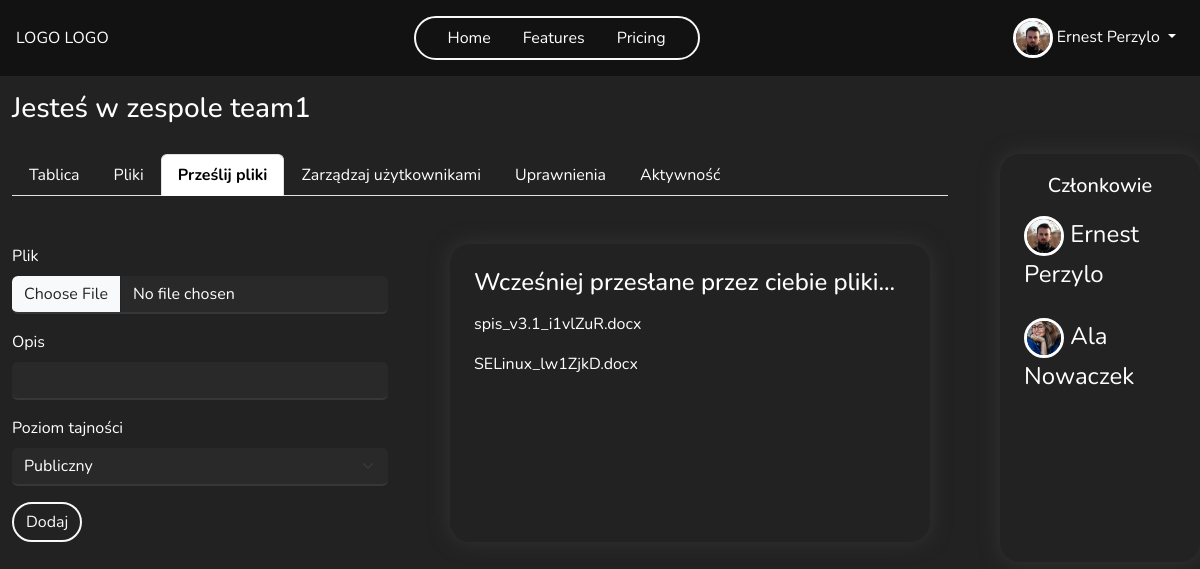
The page /team/5/add_file (signed in) on the database its author committed.
### main/models.py (models this page shows, shortened)
class Profile(models.Model):
    user = models.OneToOneField(User, on_delete=models.CASCADE)
    image = models.ImageField(default='default.jpg', upload_to=UniqueFileName('profile_pics'))
    bio = models.TextField(max_length=500, blank=True, null=True)
    country = CountryField(default = 'PL')
    age = models.PositiveSmallIntegerField(blank=True, null=True)
    phone_number = models.CharField(max_length=20, blank=True, null=True)
    website = models.CharField(max_length=255, blank=True, null=True)

class Team(models.Model):
    name = models.CharField(max_length=255)
    founder = models.ForeignKey(User, on_delete=models.CASCADE, related_name='team_founder')
    members = models.ManyToManyField(User, through='TeamMembership', related_name='team_member', blank=True)
    key = models.OneToOneField(Key, on_delete=models.SET_NULL, null=True, blank=True, related_name='team_key', unique=True)
    def get_members(self):
        return TeamMembership.objects.filter(team=self)
    class Meta:
        permissions = [
            ("add_new_member", "Can add new team memeber"),
            ("delete_member", "Can delete team memeber"),
            ("manage_perms", "Can manage all permission in team"),
            ("view_logs", "Can see team logs")
        ]

class File(models.Model):
    PRIVACY_CHOICES = [
        ('public', 'Publiczny'),
        ('confidencial', 'Poufny'),
        ('secret', 'Tajny')
    ]
    class Meta:
        permissions = [
            ('download_file', 'Can download file'),
            ('view_confidencial', 'Can view confidencial files'),
            ('edit_confidencial', 'Can edit confidencial files'),
            ('download_confidencial', 'Can download confidencial files'),
            ('view_secret', 'Can view secret files'),
            ('edit_secret', 'Can edit secret files'),
            ('download_secret', 'Can download secret files'),
        ]
    description = models.CharField(max_length=255)
    author = models.ForeignKey(User, on_delete=models.CASCADE)
    team = models.ForeignKey(Team, on_delete=models.CASCADE)
    file = models.FileField(upload_to=upload_to_team_folder, storage=gd_storage, validators=[CustomFileExtensionValidator(['pdf', 'doc', 'docx'])])
    upload_date = models.DateTimeField(default=timezone.now)
    version = models.SmallIntegerField(default=1)
    last_editor = models.ForeignKey(User, on_delete=models.SET_NULL, null=True, blank=True, related_name='last_edited_files')
    privacy_level = models.CharField(max_length=12, choices=PRIVACY_CHOICES, default='public')
    def get_file_name(self):
        return os.path.basename(self.file.name)
    def download(self, request):
        if self.team.key:
            fernet_team = self.get_team_key()
            encrypt_content = self.file.read()
            decrypted_content = fernet_team.decrypt(encrypt_content)
            mime_type, _ = guess_type(self.file.name)
            response = HttpResponse(decrypted_content, content_type=mime_type)
            response['Content-Disposition'] = f'attachment; filename="{os.path.basename(self.file.name)}"'
        return response

class TeamMembership(models.Model):
    user = models.ForeignKey(User, on_delete=models.CASCADE)
    team = models.ForeignKey(Team, on_delete=models.CASCADE)
    groups = models.ManyToManyField(Group)
    def get_fullname_member(self):
        return f'{self.user.get_full_name()}'

### main/views.py (the view)
# urls.py: path('team/<int:id>/add_file', views.team_add_file, name='team_add_file'),
@login_required
def team_add_file(request, id):
    team, members = get_team_and_members(id)
    user = request.user
    user_files = File.objects.filter(team=team, author=user)
    if request.user.is_authenticated:
        user = request.user
        user_permissions = get_user_perms(user, team)
    if request.method == 'POST':
        form = AddFileForm(request.POST or None, request.FILES or None)
        if form.is_valid():
            file = form.save(commit=False)
            file.team = team
            file.author = user
            file.save()
            TeamActivityLog.objects.create(user = user, action = f'Dodano plik - {file}', team=team)
            return redirect('team_files', id=team.id)
    else:
        form = AddFileForm()
    context = {'team':team, 'form':form, 'user_files':user_files, 'members': members, 'user':user, 'user_permissions':user_permissions}
    return render(request, 'teams/team_add_file.html', context=context)

### main/forms.py
class AddFileForm(ModelForm):
    class Meta:
        model = File
        fields = ['file', 'description', 'privacy_level']
    def __init__(self, *args, **kwargs):
        super().__init__(*args, **kwargs)
        self.fields['file'].label = 'Plik'
        self.fields['description'].label = 'Opis'
        self.fields['privacy_level'].label = 'Poziom tajności'

### main/permission_tools.py (called while the page is built)
def get_user_perms(user, team):
    team_membership = TeamMembership.objects.filter(user=user, team=team).first()
    user_permissions = []
    if team_membership:
        group = team_membership.groups.first()
        if group:
            user_permissions += list(group.permissions.values_list('codename', flat=True))
    return user_permissions

### main/views.py (called while the page is built)
def get_team_and_members(id):
    team = get_object_or_404(Team, pk=id)
    members = team.get_members()
    return team, members

### main/templates/teams/team_add_file.html (shortened to what this page needs)
{% extends "teams/team_board.html" %}
{% load crispy_forms_tags %}
{% block navbar %}
    {% include 'main/navbar.html' %}
{% endblock navbar %}
{% block team-content %}
<div class="row mt-5">
    <div class="col-5">
        <form method="POST" enctype="multipart/form-data">
            {{form|crispy}}
            <button type="submit" class="btn btn-outline-light border-2 rounded-pill">Dodaj</button>
        </form>
    </div>
    <div class="col-6 p-4 my-shadow">
        <h4 class="mb-3">Wcześniej przesłane przez ciebie pliki...</h4>
        <div class="row">
            {% for file in user_files %}
              <p>{{file.get_file_name}}</p>
            {% endfor %}
        </div>
    </div>
</div>
{% endblock %}

### main/templates/teams/team_board.html (shortened to what this page needs)
{% extends "main/base.html" %}
{% load crispy_forms_tags %}
{% block content %}
<div class="container-fluid team-container ">
  <h3 class="mt-3">Jesteś w zespole {{team.name}}</h3>
    <div class="row ">
        <div class="col-10 team-col">
            <ul class="nav nav-tabs">
                <li class="nav-item">
                  <a class="nav-link" aria-current="page" href="{% url 'team_board' team.id %}">Tablica</a>
                </li>
                <li class="nav-item">
                  <a class="nav-link" href="{% url 'team_files' team.id %}">Pliki</a>
                </li>
                <li class="nav-item">
                  <a class="nav-link" href="{% url 'team_add_file' team.id %}">Prześlij pliki</a>
                </li>
                {% if 'manage_perms' in user_permissions %}
                  <li class="nav-item">
                    <a class="nav-link" href="{% url 'team_members' team.id %}">Zarządzaj użytkownikami</a>
                  </li>
                  <li class="nav-item">
                    <a class="nav-link" href="{% url 'team_permission' team.id %}">Uprawnienia</a>
                  </li>
                  {% elif 'delete_member' in user_permissions and 'add_new_member' in user_permissions %}
                  <li class="nav-item">
                    <a class="nav-link" href="{% url 'team_members' team.id %}">Zarządzaj użytkownikami</a>
                  </li>
                {% endif %}
                {% if  'view_logs' in user_permissions %}
                <li class="nav-item">
                  <a class="nav-link" href="{% url 'team_logs' team.id %}">Aktywność</a>
                </li>
                {% endif %}
              </ul>
            <div class="team-content">
              {% block team-content %}{% endblock team-content %}
            </div>
        </div>
        <div class="col-2 members-col" >
            <h5 class="text-center ">Członkowie</h5>
          {% for member in members %}
            <div class="row d-flex align-items-center ">
                <div class="member-name d-flex justify-content-between ">
                    <div>
                      <img src="{{ member.user.profile.image.url }}" class="rounded-circle img-profile">
                      {{member.get_fullname_member}}
                    </div>
                </div>
            </div>
          {% endfor %}
        </div>
    </div>
</div>
{% endblock content %}

### main/templates/main/navbar.html (shortened to what this page needs)
<nav class="navbar navbar-expand-lg my-nav text-light justify-content-center position-relative p-3 z-3">
  <div class="d-flex justify-content-between w-100 align-items-center">
    <a class=" nav-link" href="/">LOGO LOGO</a>
    <ul class="navbar-nav mb-2 mb-lg-0 justify-content-center border border-2 border-light rounded-pill px-4 gap-3 ">
      <li class="nav-item">
        <a class="nav-link active" aria-current="page" href="{% url 'home' %}">Home</a>
      </li>
      <li class="nav-item">
        <a class="nav-link" href="#">Features</a>
      </li>
      <li class="nav-item">
        <a class="nav-link" href="#">Pricing</a>
      </li>
    </ul>
    <div class="navbar-nav ">
      {% if user.is_authenticated %}
          <div class="nav-item dropdown ml-auto">
            <a class="nav-link dropdown-toggle" href="#" role="button" data-bs-toggle="dropdown" aria-expanded="true">
              <img src="{{ user.profile.image.url }}" class="rounded-circle img-profile">
              {{ user.get_full_name }}
            </a>
          </div>
      {% else %}
      <a
        class="nav-link border border-2 border-light rounded-pill d-flex justify-content-center align-items-center gap-3 position-relative login-icon"
        href="{% url 'my-login' %}">Login<i class="fa-solid fa-user border border-2 border-light rounded-circle position-absolute button-icon"></i></a>
      {% endif %}
    </div>
  </div>
</nav>

### static/style/new.css (style rules this page uses)
* { padding: 0; margin: 0; box-sizing: border-box; font-family: 'Nunito', sans-serif; }
.bg { background-color: #121212 !important; color: white; }
.navbar { height: 76px !important; }
.nav-link { color: white !important; }
.img-profile { width: 40px ; height: 40px; object-fit: cover; border: 3px solid white; }

### static/style/profile.css (style rules this page uses)
.btn { cursor: pointer; }
.text-light { color: #babbbc !important; }

### static/style/team.css (style rules this page uses)
.team-container { height: calc(100vh - 76px); background-color: #222222; }
.team-col { border-radius: 20px; width: 80% !important; margin-right: 40px; padding: 20px; }
.nav-tabs .nav-link.active { color: black !important; font-weight: 700 !important; }
.members-col { box-shadow: 0 0 20px rgb(52, 52, 52) !important; max-height: 780px !important; border-radius: 20px; padding: 20px; overflow:auto; margin-top: 20px !important; max-height: 670px !important; overflow-y: auto ; }
.members-col .row { margin: 10px 10px 10px 0; }
.member-name { font-size: 24px; width: auto; padding: 8px; position: relative; }
.nav-tabs { margin-bottom: 30px !important; }
form input, form select, form textarea { background-color:#292929 !important; border: none !important; color: white !important; border-bottom: solid 2px #373737!important; }
.my-shadow { box-shadow: 0 0 20px rgb(52, 52, 52) !important; border-radius: 20px; margin-left: 50px; }

### rows shown on the page
Team: name "team1"
File: get_file_name "spis_v3.1_i1vlZuR.docx"
File: get_file_name "SELinux_lw1ZjkD.docx"
TeamMembership: user.profile.image (picture), get_fullname_member "Ernest Perzylo"
TeamMembership: user.profile.image (picture), get_fullname_member "Ala Nowaczek"

### other values the page prints
{{ user.get_full_name }} "Ernest Perzylo"
